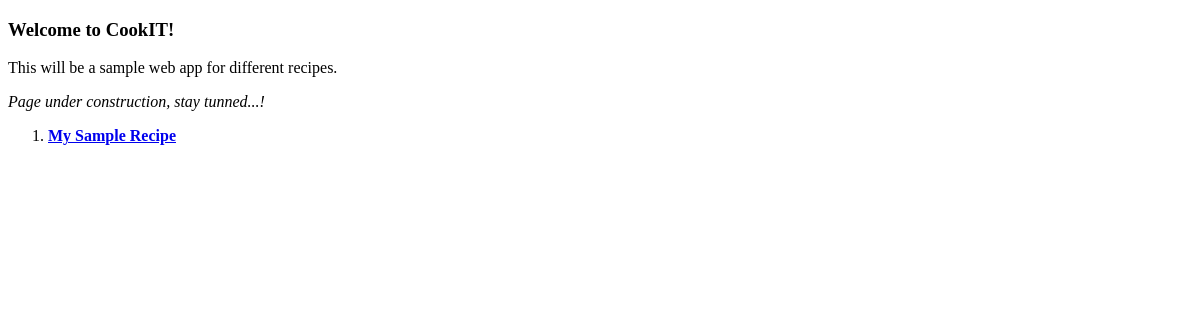
Before: / with the older database file.
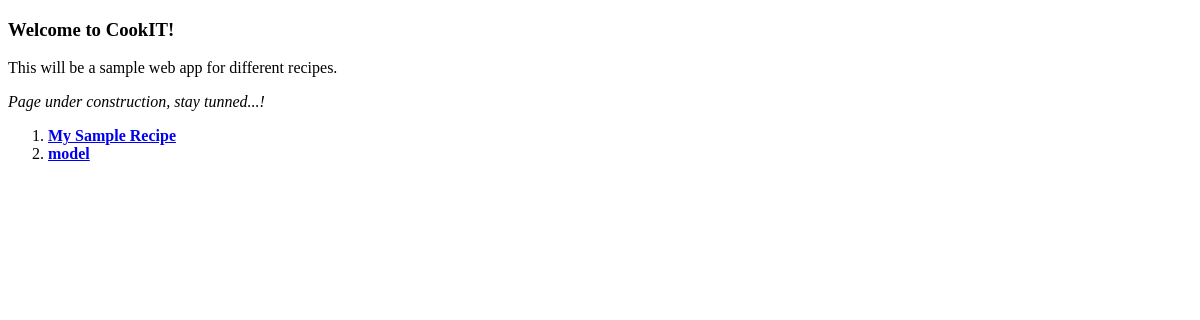
After: the same page with the newer database file.
### myrecipe/models.py (models this page shows, shortened)
class Recipe(models.Model):
    name = models.CharField(max_length=150)
    slug = AutoSlugField(_('slug'), populate_from='name', unique=True)
    description = models.TextField(max_length=3000)

### myrecipe/views.py (the view)
# urls.py: 2. Add a URL to urlpatterns:  path('', views.home, name='home')
def home(request):
    recipes = Recipe.objects.all()
    return render(request, "myrecipe/home.html", {"recipes": recipes})

### myrecipe/templates/myrecipe/home.html (shortened to what this page needs)
<!DOCTYPE html>
<head>
</head>
<body>
    <h3>Welcome to CookIT!</h3>
    <p>This will be a sample web app for different recipes.</p>
    <p style="font-style:italic">Page under construction, stay tunned...!</p>
    <ol>
        {% for recipe in recipes %}
        <li>
            <a href="{% url 'recipe_detail' recipe.id %}" style="font-weight:bold">
                {{ recipe.name }}
            </a>
        </li>
        {% endfor %}
    </ol>
</body>

Changed rows visible on the page:
added Recipe: name "model"
